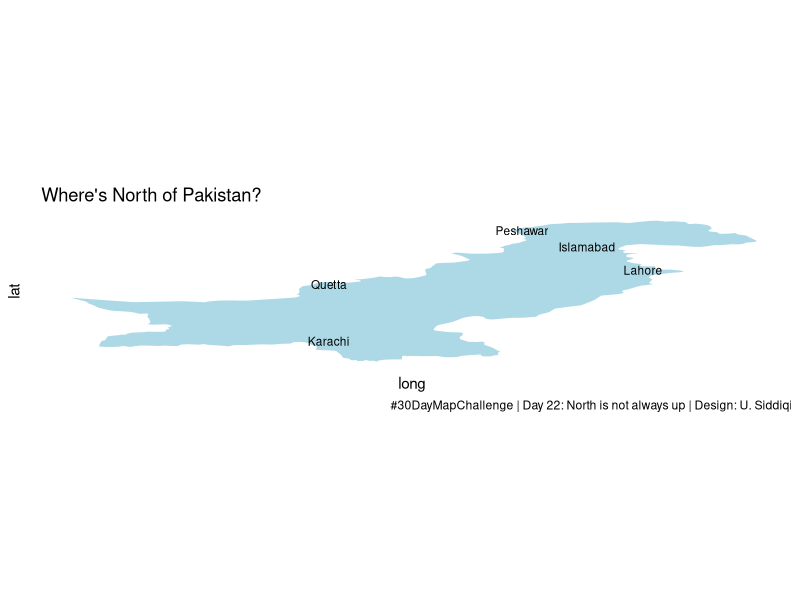
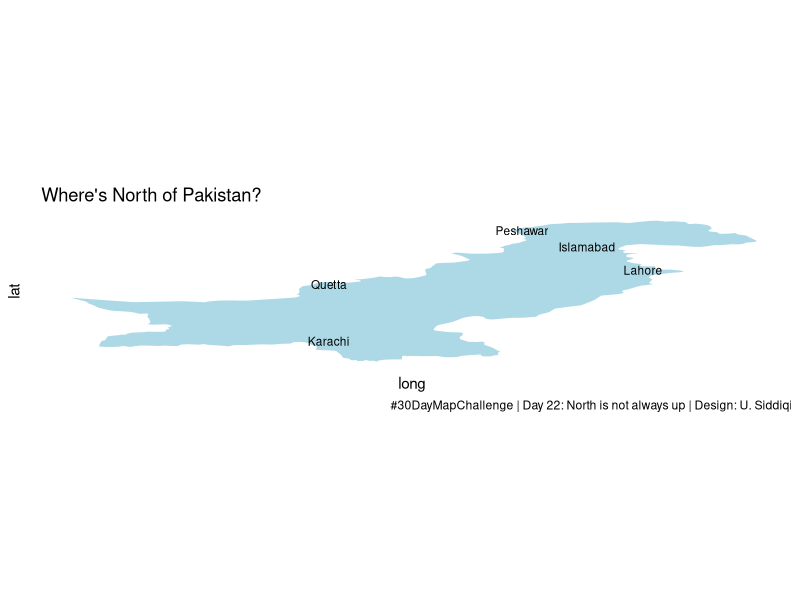

Recreate these plots in R, in order.
############################################
###     30 Day Map Challenge             ###
###      Nov 22, 2023.                   ###
###      Day 22: North is not always Up  ###
###      Umema A. Siddiqi                ###
############################################

# libraries --------------------------------------------------------------------
library(maps)
library(ggplot2)
library(mapproj)
library(grid)

# Load world dataset -----------------------------------------------------------
world <- map_data("world")

# Extract data for Pakistan
pakistan <- subset(world, region == "Pakistan")

# City coordinates -------------------------------------------------------------
cities <- data.frame(
  city = c("Karachi", "Lahore", "Islamabad", "Peshawar", "Quetta"),
  lon = c(67.0011, 74.3587, 73.0479, 71.5249, 67.0082),
  lat = c(24.8607, 31.5204, 33.6844, 35.2220, 30.1798)
)

# Create a lateral map of Pakistan ---------------------------------------------
map <- ggplot() +
  geom_polygon(data = pakistan, aes(x = long, y = lat, group = group),
               fill = "lightblue", color = "white", size = 0.3) +
  
  geom_text(data = cities, aes(x = lon, y = lat, label = city),
            size = 3, vjust = -0.5, hjust = 0.5, color = "black") +
  
  labs(title = "  Where's North of Pakistan?",
       caption = "#30DayMapChallenge | Day 22: North is not always up | Design: U. Siddiqi") +
  
  theme_minimal() +
  theme(
    legend.position = "none",
    panel.grid.major = element_blank(),
    panel.grid.minor = element_blank(),
    axis.text.x = element_blank(),
    axis.text.y = element_blank()
  )+
  coord_fixed(ratio = 0.25) 

print(map)

# Save plot --------------------------------------------------------------------
ggsave(paste0("North_Pak_", format(Sys.time(), "%d%m%Y"), ".png"), dpi = 320, width = 10, height = 10)
